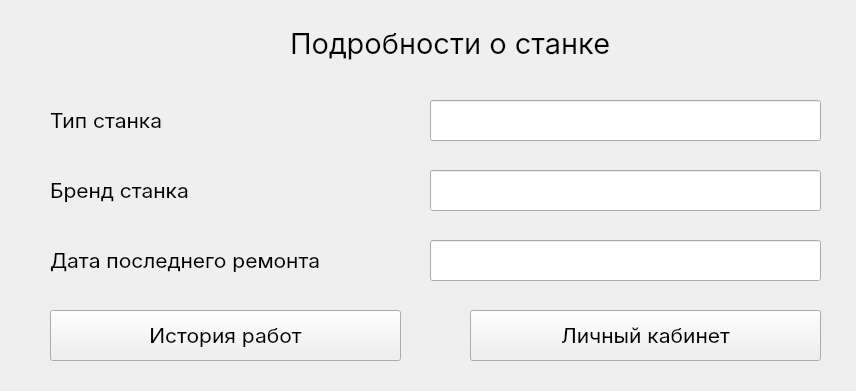
<?xml version="1.0" encoding="UTF-8"?>
<ui version="4.0">
 <class>AboutMachineWindow</class>
 <widget class="QWidget" name="AboutMachineWindow">
  <property name="geometry">
   <rect>
    <x>0</x>
    <y>0</y>
    <width>856</width>
    <height>391</height>
   </rect>
  </property>
  <property name="sizePolicy">
   <sizepolicy hsizetype="Fixed" vsizetype="Fixed">
    <horstretch>0</horstretch>
    <verstretch>0</verstretch>
   </sizepolicy>
  </property>
  <property name="minimumSize">
   <size>
    <width>856</width>
    <height>391</height>
   </size>
  </property>
  <property name="maximumSize">
   <size>
    <width>856</width>
    <height>391</height>
   </size>
  </property>
  <property name="palette">
   <palette>
    <active/>
    <inactive/>
    <disabled/>
   </palette>
  </property>
  <property name="font">
   <font>
    <family>Inter</family>
    <pointsize>16</pointsize>
   </font>
  </property>
  <property name="windowTitle">
   <string>Подробности о станке</string>
  </property>
  <widget class="QLabel" name="type_label">
   <property name="geometry">
    <rect>
     <x>50</x>
     <y>100</y>
     <width>261</width>
     <height>41</height>
    </rect>
   </property>
   <property name="font">
    <font>
     <family>Inter</family>
     <pointsize>16</pointsize>
    </font>
   </property>
   <property name="text">
    <string>Тип станка</string>
   </property>
   <property name="margin">
    <number>0</number>
   </property>
  </widget>
  <widget class="QLineEdit" name="brand_line_edit">
   <property name="geometry">
    <rect>
     <x>430</x>
     <y>170</y>
     <width>391</width>
     <height>41</height>
    </rect>
   </property>
   <property name="font">
    <font>
     <family>Inter</family>
     <pointsize>16</pointsize>
    </font>
   </property>
   <property name="readOnly">
    <bool>true</bool>
   </property>
  </widget>
  <widget class="QLabel" name="brand_label">
   <property name="geometry">
    <rect>
     <x>50</x>
     <y>170</y>
     <width>321</width>
     <height>41</height>
    </rect>
   </property>
   <property name="font">
    <font>
     <family>Inter</family>
     <pointsize>16</pointsize>
    </font>
   </property>
   <property name="text">
    <string>Бренд станка</string>
   </property>
   <property name="margin">
    <number>0</number>
   </property>
  </widget>
  <widget class="QPushButton" name="go_area_button">
   <property name="geometry">
    <rect>
     <x>470</x>
     <y>310</y>
     <width>351</width>
     <height>51</height>
    </rect>
   </property>
   <property name="font">
    <font>
     <family>Inter</family>
     <pointsize>16</pointsize>
    </font>
   </property>
   <property name="text">
    <string>Личный кабинет</string>
   </property>
  </widget>
  <widget class="QLabel" name="list_reapirs_label">
   <property name="geometry">
    <rect>
     <x>290</x>
     <y>20</y>
     <width>421</width>
     <height>45</height>
    </rect>
   </property>
   <property name="font">
    <font>
     <family>Inter</family>
     <pointsize>22</pointsize>
    </font>
   </property>
   <property name="text">
    <string>Подробности о станке</string>
   </property>
  </widget>
  <widget class="QLineEdit" name="type_line_edit">
   <property name="geometry">
    <rect>
     <x>430</x>
     <y>100</y>
     <width>391</width>
     <height>41</height>
    </rect>
   </property>
   <property name="font">
    <font>
     <family>Inter</family>
     <pointsize>16</pointsize>
    </font>
   </property>
   <property name="readOnly">
    <bool>true</bool>
   </property>
  </widget>
  <widget class="QPushButton" name="order_button">
   <property name="enabled">
    <bool>true</bool>
   </property>
   <property name="geometry">
    <rect>
     <x>50</x>
     <y>310</y>
     <width>351</width>
     <height>51</height>
    </rect>
   </property>
   <property name="font">
    <font>
     <family>Inter</family>
     <pointsize>16</pointsize>
    </font>
   </property>
   <property name="text">
    <string>История работ</string>
   </property>
  </widget>
  <widget class="QLabel" name="last_repair_label">
   <property name="geometry">
    <rect>
     <x>50</x>
     <y>240</y>
     <width>351</width>
     <height>41</height>
    </rect>
   </property>
   <property name="font">
    <font>
     <family>Inter</family>
     <pointsize>16</pointsize>
    </font>
   </property>
   <property name="text">
    <string>Дата последнего ремонта</string>
   </property>
   <property name="margin">
    <number>0</number>
   </property>
  </widget>
  <widget class="QLineEdit" name="last_repair_line_edit">
   <property name="geometry">
    <rect>
     <x>430</x>
     <y>240</y>
     <width>391</width>
     <height>41</height>
    </rect>
   </property>
   <property name="font">
    <font>
     <family>Inter</family>
     <pointsize>16</pointsize>
    </font>
   </property>
   <property name="readOnly">
    <bool>true</bool>
   </property>
  </widget>
 </widget>
 <resources/>
 <connections/>
</ui>
